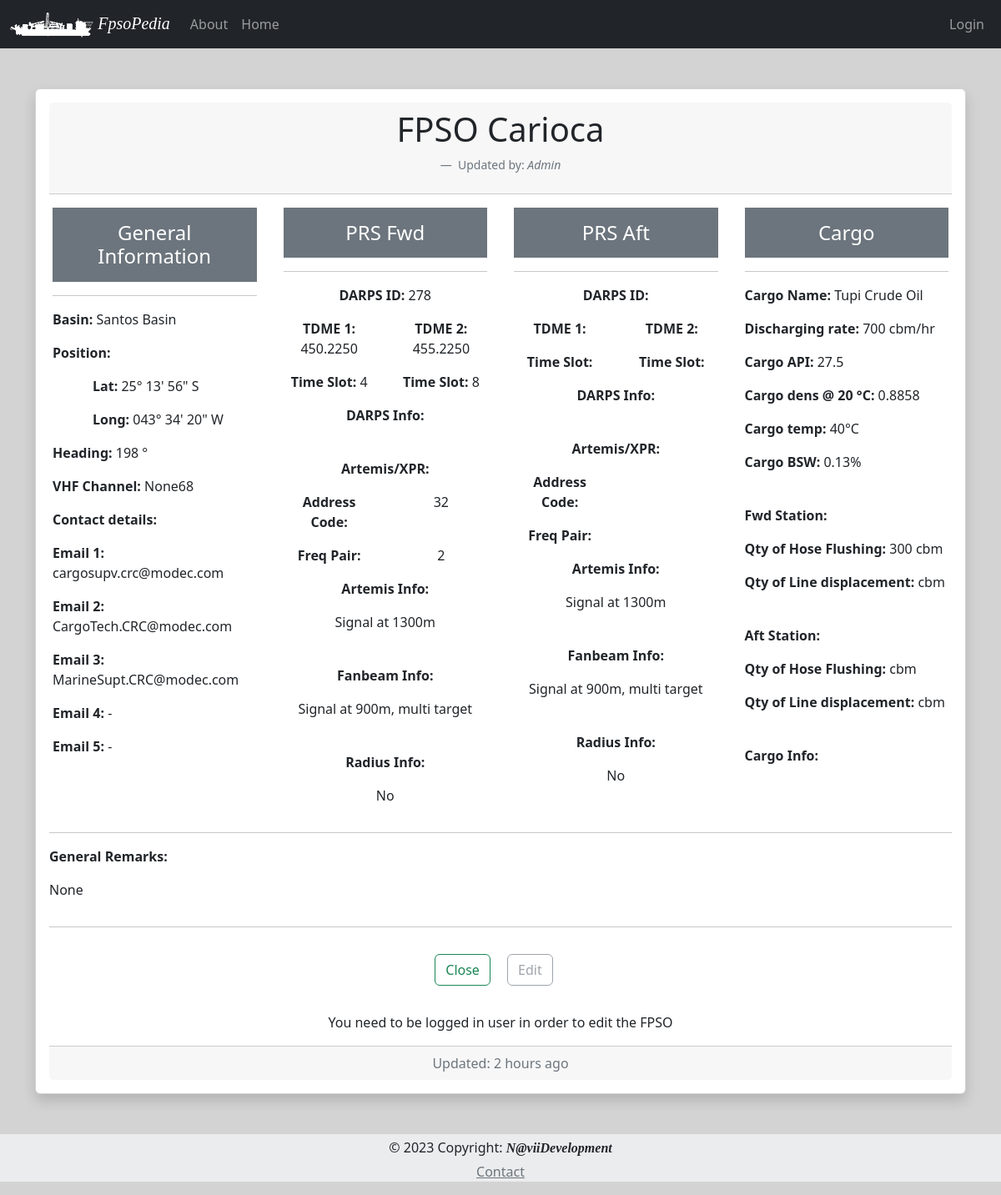
The page /fpso/3 on the database its author committed.
### App/models.py (models this page shows, shortened)
class Fpso(db.Model):
    id = db.Column(db.Integer, primary_key=True)
    fpso_owner = db.Column(db.String, index=True, default="None")
    timestamp = db.Column(db.DateTime, default=datetime.utcnow)
    fpso_name = db.Column(db.String, unique=True, index=True)
    fpso_basin = db.Column(db.String, default="None", nullable = True)
    fpso_img_name = db.Column(db.String, default="default_fpso_card")
    fpso_remarks = db.Column(db.String, default="None")
    fpso_psn_lat_deg = db.Column(db.String, nullable = True)
    fpso_psn_lat_min = db.Column(db.String, nullable = True)
    fpso_psn_lat_sec = db.Column(db.String, nullable = True)
    fpso_psn_lat_NS = db.Column(db.String, default="S", nullable = True)
    fpso_psn_long_deg = db.Column(db.String, nullable = True)
    fpso_psn_long_min = db.Column(db.String, nullable = True)
    fpso_psn_long_sec = db.Column(db.String, nullable = True)
    fpso_psn_long_WE = db.Column(db.String, default="W", nullable = True)
    fpso_hdg = db.Column(db.String, nullable = True)
    fpso_disch_rate = db.Column(db.String, nullable = True)
    fpso_vhf = db.Column(db.String, default="None", nullable = True)
    fpso_email_1 = db.Column(db.String, default="fpso@example.com", nullable = True)
    fpso_email_2 = db.Column(db.String, default="fpso@example.com", nullable = True)
    fpso_email_3 = db.Column(db.String, default="fpso@example.com", nullable = True)
    fpso_email_4 = db.Column(db.String, default="fpso@example.com", nullable = True)
    fpso_email_5 = db.Column(db.String, default="fpso@example.com", nullable = True)
    cargo_name = db.Column(db.String, nullable = True)
    cargo_API = db.Column(db.String, nullable = True)
    cargo_dens = db.Column(db.String, nullable = True)
    cargo_temp = db.Column(db.String, nullable = True)
    cargo_bsw = db.Column(db.String, nullable = True)
    cargo_line_displ_fwd = db.Column(db.String, nullable = True)
    cargo_Hose_Flush_fwd = db.Column(db.String, nullable = True)
    cargo_line_displ_aft = db.Column(db.String, nullable = True)
    cargo_Hose_Flush_aft = db.Column(db.String, nullable = True)
    cargo_info = db.Column(db.String, nullable = True)
    darps_ID_fwd = db.Column(db.String, nullable = True)
    darps_1_tdma_fwd = db.Column(db.String, nullable = True)
    darps_2_tdma_fwd = db.Column(db.String, nullable = True)
    darps_info_fwd = db.Column(db.String, nullable = True)
    darps_1_ts_fwd = db.Column(db.String, nullable = True)
    darps_2_ts_fwd= db.Column(db.String, nullable = True)
    darps_ID_aft = db.Column(db.String, nullable = True)
    darps_1_tdma_aft = db.Column(db.String, nullable = True)
    darps_2_tdma_aft = db.Column(db.String, nullable = True)
    darps_info_aft = db.Column(db.String, nullable = True)
    darps_1_ts_aft = db.Column(db.String, nullable = True)
    darps_2_ts_aft= db.Column(db.String, nullable = True)
    artemis_address_code_fwd = db.Column(db.String, nullable = True)
    artemis_freq_pair_fwd = db.Column(db.String, nullable = True)
    artemis_info_fwd = db.Column(db.String, nullable = True)
    fanbeam_info_fwd = db.Column(db.String, nullable = True)
    radius_info_fwd = db.Column(db.String, nullable = True)
    artemis_address_code_aft = db.Column(db.String, nullable = True)
    artemis_freq_pair_aft = db.Column(db.String, nullable = True)
    artemis_info_aft = db.Column(db.String, nullable = True)
    fanbeam_info_aft = db.Column(db.String, nullable = True)
    radius_info_aft = db.Column(db.String, nullable = True)

### App/routes.py (the view)
@app.route('/fpso/<id>')
def fpso_page(id):
    form = EmptyForm()
    fpso = Fpso.query.get_or_404(id)
    return render_template('fpso_page.html', fpso=fpso, title='FPSO_Page', form=form)

### App/templates/fpso_page.html (shortened to what this page needs)
{% extends "base.html" %}
{%  block content %}
<div class="card text-center shadow p-3 mb-5 bg-body rounded">
  <div class="card-header ">
    <h2 class="display-6 mb-4">{{ fpso.fpso_name }}</h2>
    <figcaption class="blockquote-footer">
    Updated by: <cite title="Source Title"> {{ fpso.fpso_owner }}</cite>
  </figcaption>
  </div>
  <div class="row">
    <div class="card-body col-12 col-lg-3">
        <h4 class="card-title p-3 mb-2 bg-secondary text-white">General Information</h4>
        <hr>
        <p class="card-text text-start"><b>Basin: </b>{{ fpso.fpso_basin }}</p>
        <p class="card-text text-start"><b>Position: </b></p>
        <p class="card-text text-start ms-5"><b>Lat: </b>{{ fpso.fpso_psn_lat_deg }}&#176 {{ fpso.fpso_psn_lat_min }}' {{ fpso.fpso_psn_lat_sec }}" {{ fpso.fpso_psn_lat_NS }}</p>
        <p class="card-text text-start ms-5"><b>Long: </b>{{ fpso.fpso_psn_long_deg }}&#176 {{ fpso.fpso_psn_long_min }}' {{ fpso.fpso_psn_long_sec }}" {{ fpso.fpso_psn_long_WE }}</p>
        <p class="card-text text-start"><b>Heading: </b>{{ fpso.fpso_hdg }} &#176</p>
        <p class="card-text text-start"><b>VHF Channel: </b>{{ fpso.fpso_vhf }}</p>
        <p class="card-text text-start"><b>Contact details: </b></p>
        <p class="card-text text-start"><b>Email 1: </b>{{ " - " if fpso.fpso_email_1 == 'fpso@example.com' else fpso.fpso_email_1 }}</p>
        <p class="card-text text-start"><b>Email 2: </b>{{ " - " if fpso.fpso_email_2 == 'fpso@example.com' else fpso.fpso_email_2 }}</p>
        <p class="card-text text-start"><b>Email 3: </b>{{ " - " if fpso.fpso_email_3 == 'fpso@example.com' else fpso.fpso_email_3 }}</p>
        <p class="card-text text-start"><b>Email 4: </b>{{ " - " if fpso.fpso_email_4 == 'fpso@example.com' else fpso.fpso_email_4 }}</p>
        <p class="card-text text-start"><b>Email 5: </b>{{ " - " if fpso.fpso_email_5 == 'fpso@example.com' else fpso.fpso_email_5 }}</p>
    </div>
    <div class="card-body col-12 col-lg-3 ">
        <h4 class="card-title p-3 mb-2 bg-secondary text-white">PRS Fwd</h4>
        <hr>
        <p class="card-text text-center"><b>DARPS ID: </b>{{ fpso.darps_ID_fwd }}</p>
        <div class="row">
            <p class="card-text col-6"><b>TDME 1: </b>{{ fpso.darps_1_tdma_fwd }}</p>
            <p class="card-text col-6"><b>TDME 2: </b>{{ fpso.darps_2_tdma_fwd }}</p>
        </div>
        <div class="row">
            <p class="card-text col-6"><b>Time Slot: </b>{{ fpso.darps_1_ts_fwd }}</p>
            <p class="card-text col-6"><b>Time Slot: </b>{{ fpso.darps_2_ts_fwd }}</p>
        </div>
        <p class="card-text text-center"><b>DARPS Info: </b></p>
        <br>
        <p class="card-text text-center"><b>Artemis/XPR: </b></p>
        <div class="row">
            <p class="card-text col-6"><b>Address Code: </b></p>
            <p class="card-text col-6">{{ fpso.artemis_address_code_fwd }}</p>
            <p class="card-text col-6"><b>Freq Pair: </b></p>
            <p class="card-text col-6"> {{ fpso.artemis_freq_pair_fwd }}</p>
        </div>
        <p class="card-text text-center"><b>Artemis Info: </b></p>
        <p class="card-text text-center">{{ fpso.artemis_info_fwd }}</p>
        <br>
        <p class="card-text text-center"><b>Fanbeam Info: </b></p>
        <p class="card-text text-center">{{ fpso.fanbeam_info_fwd }}</p>
        <br>
        <p class="card-text text-center"><b>Radius Info: </b></p>
        <p class="card-text text-center">{{ fpso.radius_info_fwd }}</p>
    </div>
    <div class="card-body col-12 col-lg-3">
        <h4 class="card-title p-3 mb-2 bg-secondary text-white">PRS Aft</h4>
        <hr>
        <p class="card-text text-center"><b>DARPS ID: </b>{{ fpso.darps_ID_aft }}</p>
        <div class="row">
            <p class="card-text col-6"><b>TDME 1: </b>{{ fpso.darps_1_tdma_aft }}</p>
            <p class="card-text col-6"><b>TDME 2: </b>{{ fpso.darps_2_tdma_aft }}</p>
        </div>
        <div class="row">
            <p class="card-text col-6"><b>Time Slot: </b>{{ fpso.darps_1_ts_aft }}</p>
            <p class="card-text col-6"><b>Time Slot: </b>{{ fpso.darps_2_ts_aft }}</p>
        </div>
        <p class="card-text text-center"><b>DARPS Info: </b></p>
        <br>
        <p class="card-text text-center"><b>Artemis/XPR: </b></p>
        <div class="row">
            <p class="card-text col-6"><b>Address Code: </b></p>
            <p class="card-text col-6">{{ fpso.artemis_address_code_aft }}</p>
            <p class="card-text col-6"><b>Freq Pair: </b></p>
            <p class="card-text col-6">{{ fpso.artemis_freq_pair_aft }}</p>
        </div>
        <p class="card-text text-center"><b>Artemis Info: </b></p>
        <p class="card-text text-center">{{ fpso.artemis_info_aft }}</p>
        <br>
        <p class="card-text text-center"><b>Fanbeam Info: </b></p>
        <p class="card-text text-center">{{ fpso.fanbeam_info_aft }}</p>
        <br>
        <p class="card-text text-center"><b>Radius Info: </b></p>
        <p class="card-text text-center">{{ fpso.radius_info_aft }}</p>
    </div>
    <div class="card-body col-12 col-lg-3">
        <h4 class="card-title p-3 mb-2 bg-secondary text-white">Cargo</h4>
        <hr>
        <p class="card-text text-start"><b>Cargo Name: </b>{{ fpso.cargo_name }}</p>
        <p class="card-text text-start"><b>Discharging rate: </b>{{ fpso.fpso_disch_rate }} cbm/hr</p>
        <p class="card-text text-start"><b>Cargo API: </b>{{ fpso.cargo_API }}</p>
        <p class="card-text text-start"><b>Cargo dens @ 20 &#176C: </b>{{ fpso.cargo_dens }}</p>
        <p class="card-text text-start"><b>Cargo temp: </b>{{ fpso.cargo_temp }}&#176C</p>
         <p class="card-text text-start"><b>Cargo BSW: </b>{{ fpso.cargo_bsw }}&#37</p>
        <br>
        <p class="card-text text-start"><b>Fwd Station: </b></p>
        <p class="card-text text-start"><b>Qty of Hose Flushing: </b>{{ fpso.cargo_line_displ_fwd }} cbm</p>
        <p class="card-text text-start"><b>Qty of Line displacement: </b>{{ fpso.cargo_Hose_Flush_fwd }} cbm</p>
        <br>
        <p class="card-text text-start"><b>Aft Station: </b></p>
        <p class="card-text text-start"><b>Qty of Hose Flushing: </b>{{ fpso.cargo_line_displ_aft }} cbm</p>
        <p class="card-text text-start"><b>Qty of Line displacement: </b>{{ fpso.cargo_Hose_Flush_aft }} cbm</p>
        <br>
        <p class="card-text text-start"><b>Cargo Info: </b></p>
    </div>
  </div>
  <hr>
<p class="card-text text-start"><b>General Remarks: </b></p>
<p class="card-text text-start">{{ fpso.fpso_remarks }} </p>
<hr>
  <div class="row">
    <div class="card-body">
        <a href="{{ url_for('index') }}" class="btn btn-outline-success me-3 mb-3">Close</a>
        <a href="{{ url_for('edit_fpso', id=fpso.id) }}" class="btn btn-outline-secondary {{ '' if current_user.is_authenticated else 'disabled'}} me-3 mb-3">Edit</a>
    </div>
    <p class="fw-lighter">{{ " " if current_user.is_authenticated else "You need to be logged in user in order to edit the FPSO" }}</p>
  </div>
  <div class="card-footer text-muted">
    Updated: {{ moment(fpso.timestamp).fromNow(refresh=True) }}
  </div>
</div>
{% endblock %}

### App/static/css/style.css (style rules this page uses)
body { background-color: lightgray; }

### rows shown on the page
Fpso: fpso_name "FPSO Carioca", fpso_owner "Admin", fpso_basin "Santos Basin", fpso_psn_lat_deg "25", fpso_psn_lat_min "13", fpso_psn_lat_sec "56", fpso_psn_lat_NS "S", fpso_psn_long_deg "043", fpso_psn_long_min "34", fpso_psn_long_sec "20", fpso_psn_long_WE "W", fpso_hdg "198", fpso_vhf "None68", fpso_email_1 "cargosupv.crc@modec.com", fpso_email_2 "CargoTech.CRC@modec.com", fpso_email_3 "MarineSupt.CRC@modec.com", fpso_email_4 "-", fpso_email_5 "-", darps_ID_fwd "278", darps_1_tdma_fwd "450.2250", darps_2_tdma_fwd "455.2250", darps_1_ts_fwd "4", darps_2_ts_fwd "8", artemis_address_code_fwd "32", artemis_freq_pair_fwd "2", artemis_info_fwd "Signal at 1300m", fanbeam_info_fwd "Signal at 900m, multi target", radius_info_fwd "No", artemis_info_aft "Signal at 1300m", fanbeam_info_aft "Signal at 900m, multi target", radius_info_aft "No", cargo_name "Tupi Crude Oil", fpso_disch_rate "700", cargo_API "27.5", cargo_dens "0.8858", cargo_temp "40", cargo_bsw "0.13", cargo_line_displ_fwd "300", fpso_remarks "None", timestamp "2 hours ago"
